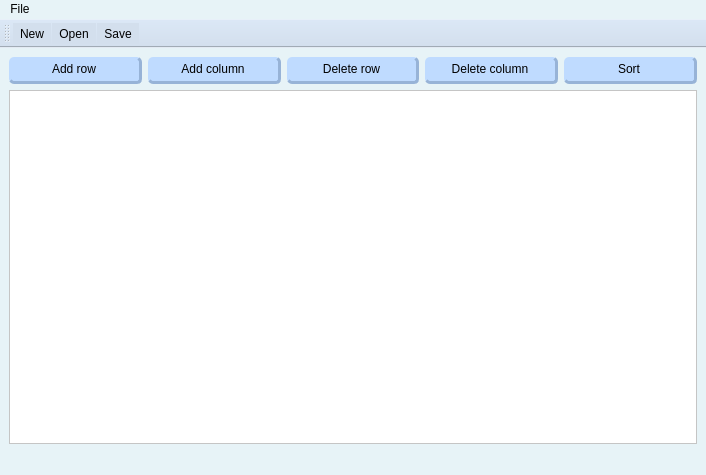
<?xml version="1.0" encoding="UTF-8"?>
<ui version="4.0">
 <class>MainWindow</class>
 <widget class="QMainWindow" name="MainWindow">
  <property name="geometry">
   <rect>
    <x>0</x>
    <y>0</y>
    <width>706</width>
    <height>475</height>
   </rect>
  </property>
  <property name="windowTitle">
   <string>MainWindow</string>
  </property>
  <property name="styleSheet">
   <string notr="true">background-color: rgb(231,243,247);</string>
  </property>
  <widget class="QWidget" name="centralwidget">
   <layout class="QVBoxLayout" name="verticalLayout_2">
    <item>
     <layout class="QVBoxLayout" name="verticalLayout">
      <item>
       <layout class="QHBoxLayout" name="horizontalLayout">
        <item>
         <widget class="QPushButton" name="pB_addRow">
          <property name="styleSheet">
           <string notr="true">#pB_addRow {
	padding: 5px;
	border-bottom: 3px solid rgb(151,179,215);
	border-right: 3px solid rgb(151,179,215);
	border-radius: 5px;
	background-color: rgb(191,219,255);
}
#pB_addRow:pressed {
	padding: 1px;
	border-bottom: 2px solid rgb(151,179,215);
	border-right: 2px solid rgb(151,179,215);
	background-color: rgb(181,209,245);
}</string>
          </property>
          <property name="text">
           <string>Add row</string>
          </property>
         </widget>
        </item>
        <item>
         <widget class="QPushButton" name="pB_addColumn">
          <property name="styleSheet">
           <string notr="true">#pB_addColumn {
	padding: 5px;
	border-bottom: 3px solid rgb(151,179,215);
	border-right: 3px solid rgb(151,179,215);
	border-radius: 5px;
	background-color: rgb(191,219,255);
}
#pB_addColumn:pressed {
	padding: 1px;
	border-bottom: 2px solid rgb(151,179,215);
	border-right: 2px solid rgb(151,179,215);
	background-color: rgb(181,209,245);
}</string>
          </property>
          <property name="text">
           <string>Add column</string>
          </property>
         </widget>
        </item>
        <item>
         <widget class="QPushButton" name="pB_delRow">
          <property name="styleSheet">
           <string notr="true">#pB_delRow {
	padding: 5px;
	border-bottom: 3px solid rgb(151,179,215);
	border-right: 3px solid rgb(151,179,215);
	border-radius: 5px;
	background-color: rgb(191,219,255);
}
#pB_delRow:pressed {
	padding: 1px;
	border-bottom: 2px solid rgb(151,179,215);
	border-right: 2px solid rgb(151,179,215);
	background-color: rgb(181,209,245);
}</string>
          </property>
          <property name="text">
           <string>Delete row</string>
          </property>
         </widget>
        </item>
        <item>
         <widget class="QPushButton" name="pB_delColumn">
          <property name="styleSheet">
           <string notr="true">#pB_delColumn {
	padding: 5px;
	border-bottom: 3px solid rgb(151,179,215);
	border-right: 3px solid rgb(151,179,215);
	border-radius: 5px;
	background-color: rgb(191,219,255);
}
#pB_delColumn:pressed {
	padding: 1px;
	border-bottom: 2px solid rgb(151,179,215);
	border-right: 2px solid rgb(151,179,215);
	background-color: rgb(181,209,245);
}</string>
          </property>
          <property name="text">
           <string>Delete column</string>
          </property>
         </widget>
        </item>
        <item>
         <widget class="QPushButton" name="pB_sortByColumn">
          <property name="styleSheet">
           <string notr="true">#pB_sortByColumn {
	padding: 5px;
	border-bottom: 3px solid rgb(151,179,215);
	border-right: 3px solid rgb(151,179,215);
	border-radius: 5px;
	background-color: rgb(191,219,255);
}
#pB_sortByColumn:pressed {
	padding: 1px;
	border-bottom: 2px solid rgb(151,179,215);
	border-right: 2px solid rgb(151,179,215);
	background-color: rgb(181,209,245);
}</string>
          </property>
          <property name="text">
           <string>Sort</string>
          </property>
         </widget>
        </item>
       </layout>
      </item>
      <item>
       <widget class="QTableWidget" name="tableWidget">
        <property name="autoFillBackground">
         <bool>false</bool>
        </property>
        <property name="styleSheet">
         <string notr="true">background-color: rgb(255,255,255);</string>
        </property>
        <property name="alternatingRowColors">
         <bool>true</bool>
        </property>
       </widget>
      </item>
     </layout>
    </item>
   </layout>
  </widget>
  <widget class="QMenuBar" name="menubar">
   <property name="geometry">
    <rect>
     <x>0</x>
     <y>0</y>
     <width>706</width>
     <height>22</height>
    </rect>
   </property>
   <property name="styleSheet">
    <string notr="true"/>
   </property>
   <widget class="QMenu" name="menuFile">
    <property name="styleSheet">
     <string notr="true"/>
    </property>
    <property name="title">
     <string>File</string>
    </property>
    <addaction name="actionNew"/>
    <addaction name="actionOpen"/>
    <addaction name="actionSave"/>
    <addaction name="actionSaveAs"/>
    <addaction name="separator"/>
    <addaction name="actionQuit"/>
   </widget>
   <addaction name="menuFile"/>
  </widget>
  <widget class="QStatusBar" name="statusbar"/>
  <widget class="QToolBar" name="toolBar">
   <property name="windowTitle">
    <string>toolBar</string>
   </property>
   <property name="styleSheet">
    <string notr="true">background-color: rgb(211,223,237);</string>
   </property>
   <attribute name="toolBarArea">
    <enum>TopToolBarArea</enum>
   </attribute>
   <attribute name="toolBarBreak">
    <bool>false</bool>
   </attribute>
   <addaction name="actionNew"/>
   <addaction name="actionOpen"/>
   <addaction name="actionSave"/>
  </widget>
  <action name="actionNew">
   <property name="icon">
    <iconset resource="recources.qrc">
     <normaloff>:/img/img/new.png</normaloff>:/img/img/new.png</iconset>
   </property>
   <property name="text">
    <string>New</string>
   </property>
   <property name="shortcut">
    <string>Ctrl+N</string>
   </property>
  </action>
  <action name="actionOpen">
   <property name="icon">
    <iconset resource="recources.qrc">
     <normaloff>:/img/img/open.png</normaloff>:/img/img/open.png</iconset>
   </property>
   <property name="text">
    <string>Open</string>
   </property>
   <property name="toolTip">
    <string>Open file</string>
   </property>
   <property name="shortcut">
    <string>Ctrl+O</string>
   </property>
  </action>
  <action name="actionSave">
   <property name="icon">
    <iconset resource="recources.qrc">
     <normaloff>:/img/img/save.png</normaloff>:/img/img/save.png</iconset>
   </property>
   <property name="text">
    <string>Save</string>
   </property>
   <property name="shortcut">
    <string>Ctrl+S</string>
   </property>
  </action>
  <action name="actionSaveAs">
   <property name="icon">
    <iconset resource="recources.qrc">
     <normaloff>:/img/img/saveAs.png</normaloff>:/img/img/saveAs.png</iconset>
   </property>
   <property name="text">
    <string>Save As</string>
   </property>
  </action>
  <action name="actionQuit">
   <property name="icon">
    <iconset resource="recources.qrc">
     <normaloff>:/img/img/exit.png</normaloff>:/img/img/exit.png</iconset>
   </property>
   <property name="text">
    <string>Quit</string>
   </property>
  </action>
 </widget>
 <resources>
  <include location="recources.qrc"/>
 </resources>
 <connections/>
</ui>
